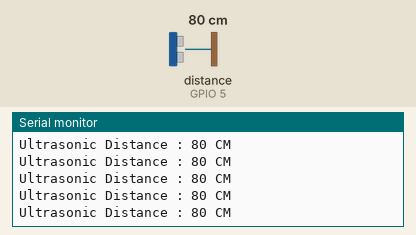
A sketch run on a simulated ESP32. Shown: the last lines printed to the serial monitor. Inputs (shaded band) come from the test bench; at power-on: distance to the obstacle (sensor on GPIO 5) 80 cm. The echo pulse lasts 58.3 µs per cm; nothing arrives over Bluetooth unless stated; a phone connects over Bluetooth LE 3 s after start.

Above: at 1.2 s.
1.3 s: distance to the obstacle (sensor on GPIO 5) set to 2 cm
At 1.34 s:
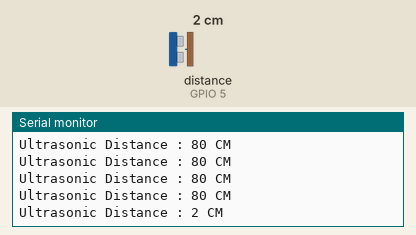
2.8 s: distance to the obstacle (sensor on GPIO 5) set to 4 cm
At 2.82 s:
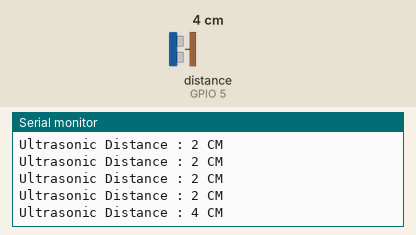
Timing chart, 0 to 5.8 s (numbered marks = the images above; inputs shaded):
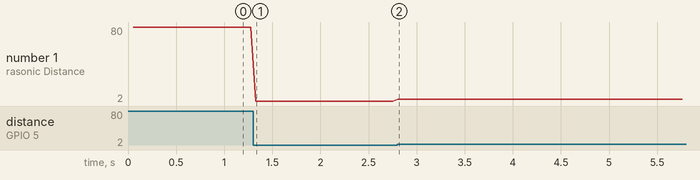

The sketch:

arduino_ultrasonic_bluetooth.ino
```cpp
// Ultrasonic

#include <NewPing.h>

#define TRIGGER_PIN 16
#define ECHO_PIN 5
#define MAX_DISTANCE 200

NewPing sonar(TRIGGER_PIN, ECHO_PIN, MAX_DISTANCE);

// BLE

#include <BLEDevice.h>
#include <BLEServer.h>
#include <BLEUtils.h>
#include <BLE2902.h>

BLEServer* pServer = NULL;
BLECharacteristic* pCharacteristic = NULL;
bool deviceConnected = false;
bool oldDeviceConnected = false;

// See the following for generating UUIDs:
// https://www.uuidgenerator.net/

#define SERVICE_UUID        "4fafc201-1fb5-459e-8fcc-c5c9c331914b"
#define CHARACTERISTIC_UUID "beb5483e-36e1-4688-b7f5-ea07361b26a8"


class MyServerCallbacks: public BLEServerCallbacks {
    void onConnect(BLEServer* pServer) {
      deviceConnected = true;
      BLEDevice::startAdvertising();
    };

    void onDisconnect(BLEServer* pServer) {
      deviceConnected = false;
    }
};

long duration;
int distance;

long prev_distance = 40;

//Bluetooth Init
void initBT(){
  // Create the BLE Device
  BLEDevice::init("ESP32 Ultrasonic Range");

  // Create the BLE Server
  pServer = BLEDevice::createServer();
  pServer->setCallbacks(new MyServerCallbacks());

  // Create the BLE Service
  BLEService *pService = pServer->createService(SERVICE_UUID);

  // Create a BLE Characteristic
  pCharacteristic = pService->createCharacteristic(
                      CHARACTERISTIC_UUID,
                      BLECharacteristic::PROPERTY_READ   |
                      BLECharacteristic::PROPERTY_WRITE  |
                      BLECharacteristic::PROPERTY_NOTIFY |
                      BLECharacteristic::PROPERTY_INDICATE
                    );

  // https://www.bluetooth.com/specifications/gatt/viewer?attributeXmlFile=org.bluetooth.descriptor.gatt.client_characteristic_configuration.xml
  // Create a BLE Descriptor
  pCharacteristic->addDescriptor(new BLE2902());

  // Start the service
  pService->start();

  // Start advertising
  BLEAdvertising *pAdvertising = BLEDevice::getAdvertising();
  pAdvertising->addServiceUUID(SERVICE_UUID);
  pAdvertising->setScanResponse(false);
  pAdvertising->setMinPreferred(0x0);  // set value to 0x00 to not advertise this parameter
  BLEDevice::startAdvertising();
  Serial.println("Waiting a client connection to notify...");
}

void setup() {
  // put your setup code here, to run once:

  Serial.begin(9600);
  /*
  pinMode(trigPin, OUTPUT);
  pinMode(echoPin, INPUT);
  */
  initBT();
}

void loop() {
  /*
  digitalWrite(trigPin, LOW);
  delayMicroseconds(2);

  digitalWrite(trigPin, HIGH);
  delayMicroseconds(10);
  digitalWrite(trigPin, LOW);

  duration = pulseIn(echoPin, HIGH);

  //determine why this constant/what the ultrasonic is actually measuring
  distance = microsecondsTocentimeters(duration);

  Serial.print("Ultrasonic Distance : " );
  Serial.print(distance);
  Serial.println(" CM");
  */
  delay(50);

  unsigned int uS = sonar.ping();

  pinMode(ECHO_PIN, OUTPUT);
  digitalWrite(ECHO_PIN, LOW);
  pinMode(ECHO_PIN, INPUT);

  if(uS == 0){
    distance = prev_distance;
  } else {
    distance = microsecondsTocentimeters(uS);
  }

  Serial.print("Ultrasonic Distance : " );
  Serial.print(distance);
  Serial.println(" CM");

  updateDistance(distance);

  if (!deviceConnected && oldDeviceConnected) {
      delay(500); // give the bluetooth stack the chance to get things ready
      pServer->startAdvertising(); // restart advertising
      Serial.println("start advertising");
      oldDeviceConnected = deviceConnected;
  }
  // connecting
  if (deviceConnected && !oldDeviceConnected) {
      // do stuff here on connecting
      oldDeviceConnected = deviceConnected;
  }
}

void updateDistance(long distance){
  if(prev_distance != distance){
    prev_distance = distance;

    if (deviceConnected) {

      String str = "";
      str += (int)distance;

      pCharacteristic->setValue((char*)str.c_str());
      pCharacteristic->notify();
    }
  }
}

long microsecondsTocentimeters(long duration){
  return duration /29 / 2;
}
```

Measured:
- after the input at 1.3 s, the serial monitor: prints a new line at once (image 1)
- after the input at 2.8 s, the serial monitor: prints a new line at once (image 2)
- plotted number 1: 80 → 2 after the input at 1.3 s, 2 → 4 after the input at 2.8 s
